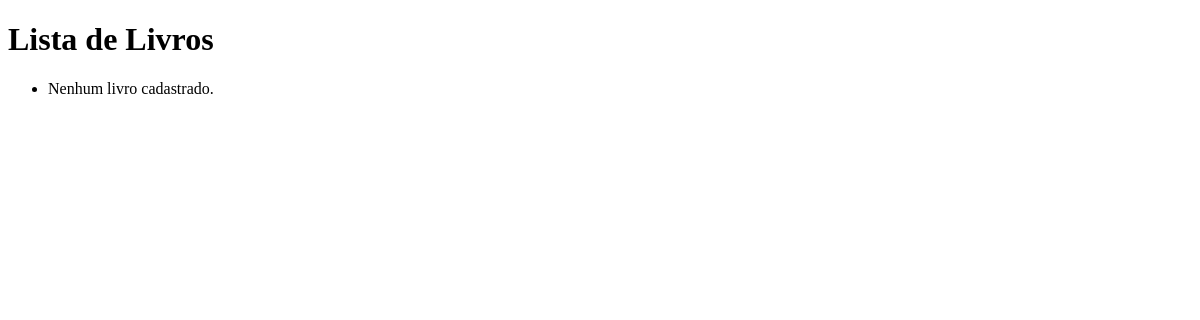
/livros/, run on an earlier commit of the app's database.
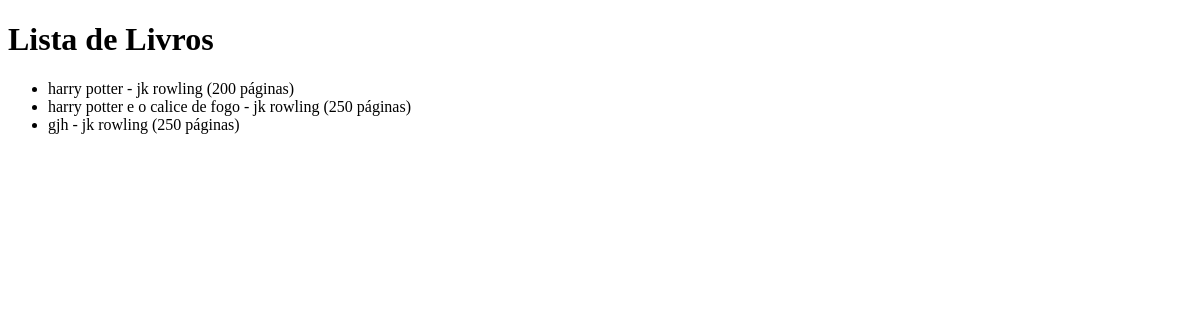
And on a later commit of the database.
### livros/models.py (models this page shows, shortened)
class Livro(models.Model):
    titulo= models.CharField(max_length=50)
    autor=models.CharField(max_length=30)
    paginas=models.IntegerField()  ##é um valor inteiro,não faz sentido retornar um numero quebrado

### livros/views.py (the view)
# urls.py: path('livros/', listar_livros, name='listar_livros'),
def listar_livros(request):
    livros = Livro.objects.all()
    return render(request, 'livros.html',{ 'livros': livros})

### livros/templates/livros.html (shortened to what this page needs)
<!DOCTYPE html>
<html lang="pt-br">
<head>
</head>
<body>
    <h1>Lista de Livros</h1>
    <ul>
        {% for livro in livros %}
            <li>{{ livro.titulo }} - {{ livro.autor }} ({{ livro.paginas }} páginas)</li>
        {% empty %}
            <li>Nenhum livro cadastrado.</li>
        {% endfor %}
    </ul>
</body>
</html>

What changed in the data, as far as the page shows it:
added Livro: titulo "harry potter", autor "jk rowling", paginas "200"
added Livro: titulo "harry potter e o calice de fogo", autor "jk rowling", paginas "250"
added Livro: titulo "gjh", autor "jk rowling", paginas "250"
Also different on the page:
text no longer shown: "Nenhum livro cadastrado."
